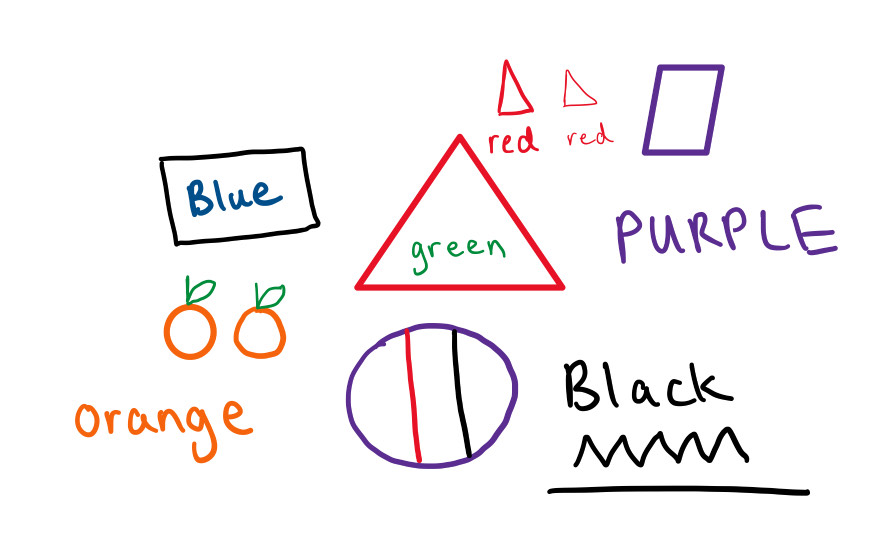
#> input picture color_img/mytest.png, 881 x 548 px
$ python driver2.py
#> lines starting #> are read from the running program, lines starting #| are printed output that depends on the picture; after the words box and inside, x2 and y2 are one past the last pixel; in counts of white or black regions, pixels touching at a corner belong together

import subprocess
import os
import cv2
import numpy as np
import pdb
import math
from visual import *
from color import *
import pytesseract    # for text identification (to be implemented)
from scipy.spatial import distance


# Setup directories
input_folder = "../color_img"
output_folder = "../color_output"
src_file = "mytest.png"
gcode_file = src_file.rsplit('.', 1)[0] + ".gcode"
gcode_plotfile = src_file.rsplit('.', 1)[0] + ".png"


if not os.path.exists(output_folder):
    os.makedirs(output_folder)

# user-configurable drawing dimension in pixels
INPUT_WIDTH = 1500
INPUT_HEIGHT = 1500


class GcodeConverter:
    def __init__(self):
        self.M_UP = "M5"     # marker up
        self.M_DOWN = "M3"   # marker down
        self.POSITION = "G0" # robot positioning to starting point (fastest speed)
        self.TRACE = "G1"    # robot tracing a path to next point (slower speed)


    def preprocess(self, image_path):
        """resize, clean, and skeletonize the image"""
        org_img = cv2.imread(image_path)
        if org_img is None:
            raise ValueError(f"Could not load image from {image_path}")

        org_img = cv2.resize(org_img, (INPUT_WIDTH, INPUT_HEIGHT))

        # convert image to gray scale
        gray = cv2.cvtColor(org_img, cv2.COLOR_BGR2GRAY)

        # determine which filter to use based on image quality, Guassian for poorer quality. filter can make image worse
        #blurred = cv2.GaussianBlur(gray, (5,5), 0)
        #blurred = cv2.bilateralFilter(gray, 9, 75, 75)

        # Preferably use threshold. adaptiveThreshold is for photos with poor lighting
        #_, binary = cv2.adaptiveThreshold(gray, 255, cv2.ADAPTIVE_THRESH_GAUSSIAN_C, cv2.THRESH_BINARY_INV, 11, 2 )
        _, binary = cv2.threshold(gray, 210, 255, cv2.THRESH_BINARY_INV)

        # # Connect small gaps to get smoother shapes
        kernel_close = cv2.getStructuringElement(cv2.MORPH_RECT, (2, 2))
        cleaned = cv2.morphologyEx(binary, cv2.MORPH_CLOSE, kernel_close, iterations=1)

        # for clustered text, separate them using this function
        # kernel_open = cv2.getStructuringElement(cv2.MORPH_RECT, (3, 3))
        # cleaned = cv2.morphologyEx(cleaned, cv2.MORPH_OPEN, kernel_open, iterations=1)

        # smooth thinning but removes minor details
        skeleton = cv2.ximgproc.thinning(cleaned.astype(np.uint8), thinningType=cv2.ximgproc.THINNING_ZHANGSUEN)
        return skeleton, org_img


    def sort_contours(self, contours, row_height_threshold=50):
        """sort contours from top to bottom, left to right"""

        # Get the height and width for each contour
        bounding_boxes = [cv2.boundingRect(cnt) for cnt in contours]

        # sorts the contours based on increasing order of Y coordinates (top to bottom)
        contours_with_boxes = list(zip(contours, bounding_boxes))
        contours_with_boxes.sort(key=lambda x: x[1][1])

        # Group contours into rows
        rows = []
        current_row = []
        current_y = contours_with_boxes[0][1][1] if contours_with_boxes else 0

        for cnt, (x, y, w, h) in contours_with_boxes:
            if abs(y - current_y) > row_height_threshold:
                # New row if new contour's y coordinate is higher than current row
                if current_row:
                    rows.append(current_row)
                current_row = [(cnt, (x, y, w, h))]
                current_y = y
            else:
                # Same row
                current_row.append((cnt, (x, y, w, h)))

        if current_row:
            rows.append(current_row)

        sorted_contours = []
        sorted_boxes = []

        # Sort by increasing order of X within the same row
        for row in rows:
            row.sort(key=lambda x: x[1][0])
            for cnt, box in row:
                sorted_contours.append(cnt)
                sorted_boxes.append(box)

        return sorted_contours, sorted_boxes


    def remove_contour_duplicates(self, contours):
        processed = set()
        keep_indices = []

        for i in range(len(contours)):
            if i in processed:
                continue

            keep_indices.append(i)
            current_contour = contours[i]

            # Compare with all other contours
            for j in range(i + 1, len(contours)):
                if j in processed:
                    continue

                if self.is_bbox_duplicate(current_contour, contours[j]):
                    processed.add(j)

        return [contours[i] for i in keep_indices]


    def is_bbox_duplicate(self, contourA, contourB):
        """Check for contour duplicates by comparing their bounding boxes"""

        px, py, pw, ph = cv2.boundingRect(contourA)
        cx, cy, cw, ch = cv2.boundingRect(contourB)

        # Calculate overlap and size ratios
        overlap_A = max(0, min(px + pw, cx + cw) - max(px, cx))
        overlap_B = max(0, min(py + ph, cy + ch) - max(py, cy))
        overlap_area = overlap_A * overlap_B

        areaA= pw * ph
        areaB = cw * ch

        # If child mostly overlaps parent and has similar size, it's a duplicate
        overlap_ratio = overlap_area / areaB if areaB > 0 else 0
        size_ratio = areaB / areaA if areaA > 0 else 0

        return overlap_ratio > 0.8 and size_ratio > 0.6


    # adjustable min_distance threshold
    def remove_close_points(self, points, min_distance=2.0):
        """Remove close points after approxPolyDP"""

        if len(points) < 3:
            return points

        filtered_points = [points[0]]  # Always keep first point

        for i in range(1, len(points)):
            current_point = points[i]
            last_kept_point = filtered_points[-1]

            distance = np.sqrt(np.sum((current_point - last_kept_point) ** 2))

            if distance >= min_distance:
                filtered_points.append(current_point)
            # else: skip this point (too close)

        return np.array(filtered_points)


    def image_to_gcode(self, image_path, output_file, threshold_Closed = 0.3, precision=0.007):
        """wwrite gcode to output file"""

        # process the image to get clean contours
        processed_img, org_img = self.preprocess(image_path)

        # Find contours using RETR_TREE (detects nested contours)
        contours, _ = cv2.findContours(processed_img, cv2.RETR_TREE, cv2.CHAIN_APPROX_NONE)

        # filter out small contours
        contours = [c for c in contours if len(c) > 3]

        # remove inner regions that are almost identical to the parent in the hierarchy
        contours = self.remove_contour_duplicates(contours)

        # sort the contours from left to right, top to bottom
        contours, b_boxes = self.sort_contours(contours)

        # assign colors to all contours
        color_contours = assignColors(org_img, contours)


        # Open file for writing
        with open(output_file, 'w') as f:
            f.write("G90\n")  # Move to origin (0,0) at top left corner

            print(f"Found {len(color_contours)} contours")

            for i, item in enumerate(color_contours):
                color = item['color']
                contour = item['contour']

                # check if the contour is closed or open path.
                points = contour.reshape(-1, 2)
                start = points[0]
                end = points[-1]
                distance = np.linalg.norm(start - end)

                # if distance between start and end is close, close the path
                x, y, w, h = cv2.boundingRect(contour)
                contour_size = np.linalg.norm([w, h])
                threshold = contour_size * threshold_Closed
                isClosed = False
                if distance < threshold:
                    isClosed = True

                # simplify the points in the contour
                perimeter = cv2.arcLength(contour, True)
                epsilon = precision * perimeter         # (adjustable for shape precision)
                simplified = cv2.approxPolyDP(contour, epsilon, True)
                points = simplified.reshape(-1, 2)

                if len(points) < 2: # ignore single pixels
                    continue

                # remove close points after simplification
                points = self.remove_close_points(points)

                f.write(f"Contour {i+1}\n")
                f.write(f"Color {color}\n")

                # Move to first point (marker up)
                f.write(f"G0 X{points[0][0]} Y{points[0][1]}\n")

                # Marker down, draw the contour
                f.write(f"{self.M_DOWN}\n")
                for point in points[1:]:
                    f.write(f"G1 X{point[0]} Y{point[1]}\n")

                if isClosed:      # connect end to start if closed path
                    f.write(f"G1 X{points[0][0]} Y{points[0][1]}\n")

                f.write(f"{self.M_UP}\n")
                f.write("\n")

            f.write("M30\n")      # end of drawing, program completes

        print(f"G-code successfully written to {output_file}")
        return output_file


def main():
    converter = GcodeConverter()

    try:

        image_path = f"{input_folder}/{src_file}"
        output_file = converter.image_to_gcode(image_path, f"{output_folder}/{gcode_file}")
#> in preprocess, org_img is the input picture: shape (548, 881, 3); mean B, G, R 243.8, 242.8, 246.6
#> in preprocess, `org_img = cv2.resize(org_img, (INPUT_WIDTH, INPUT_HEIGHT))`:
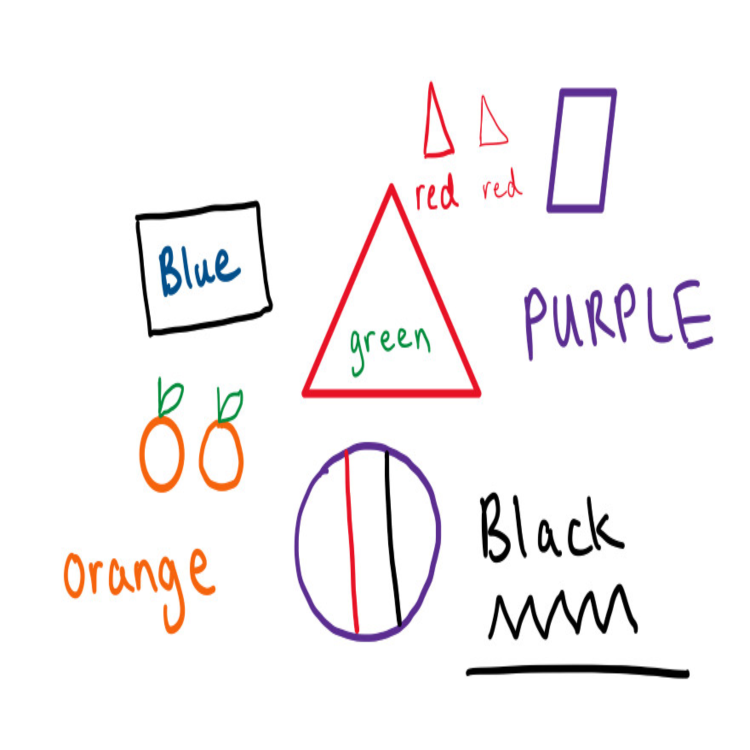
#> org_img: shape (1500, 1500, 3) (shown at 1/2 size); mean B, G, R 243.7, 242.8, 246.6
#> in preprocess, `gray = cv2.cvtColor(org_img, cv2.COLOR_BGR2GRAY)`:
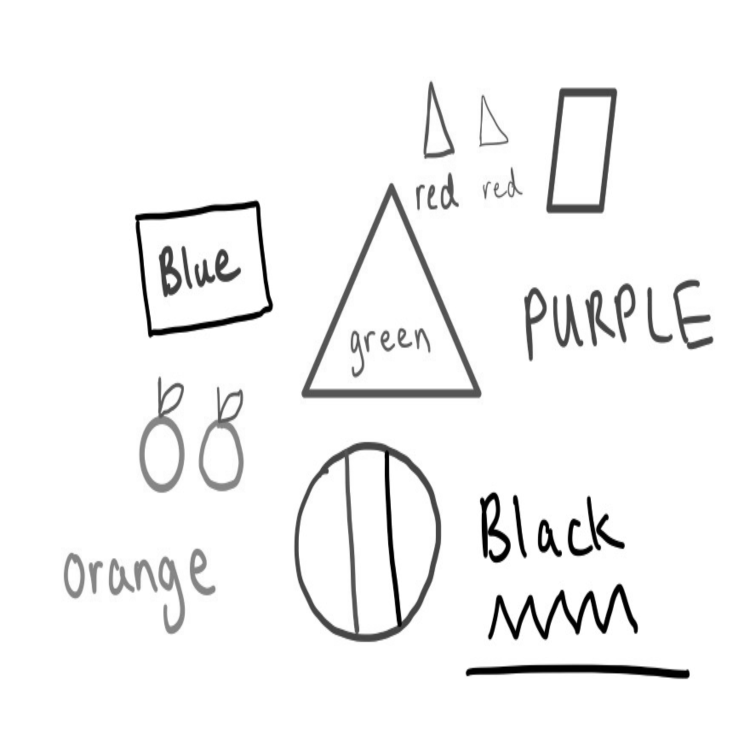
#> gray: shape (1500, 1500) (shown at 1/2 size); min 0, max 255, mean 244.1
#> in preprocess, `_, binary = cv2.threshold(gray, 210, 255, cv2.THRESH_BINARY_INV)`:
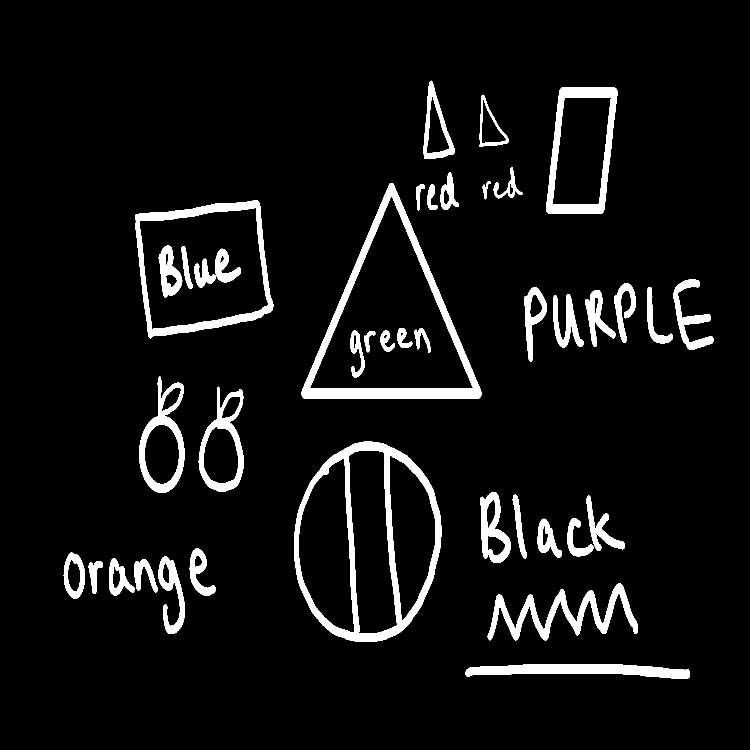
#> binary: shape (1500, 1500) (shown at 1/2 size); 6.5% white; 41 white regions, largest, box (x1, y1, x2, y2) and area: (588, 883, 883, 1284) 21354, (602, 366, 964, 797) 18574, (270, 400, 547, 677) 11703
#> in preprocess, `cleaned = cv2.morphologyEx(binary, cv2.MORPH_CLOSE, kernel_close, iter..`:
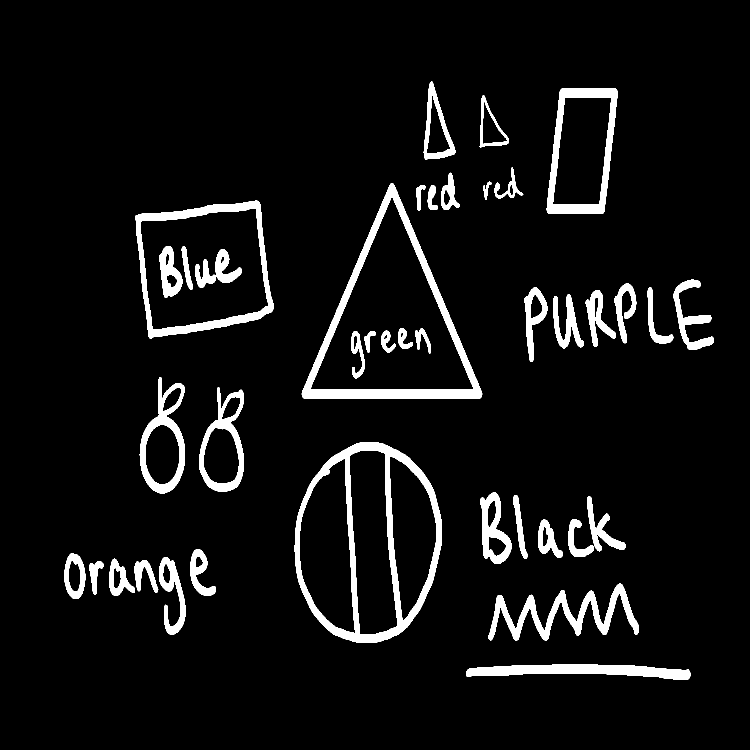
#> cleaned: shape (1500, 1500) (shown at 1/2 size); 6.5% white; 40 white regions, largest, box (x1, y1, x2, y2) and area: (589, 884, 884, 1285) 21358, (603, 367, 965, 798) 18574, (271, 401, 548, 678) 11704
#> in preprocess, `skeleton = cv2.ximgproc.thinning(cleaned.astype(np.uint8), thinningTyp..`:
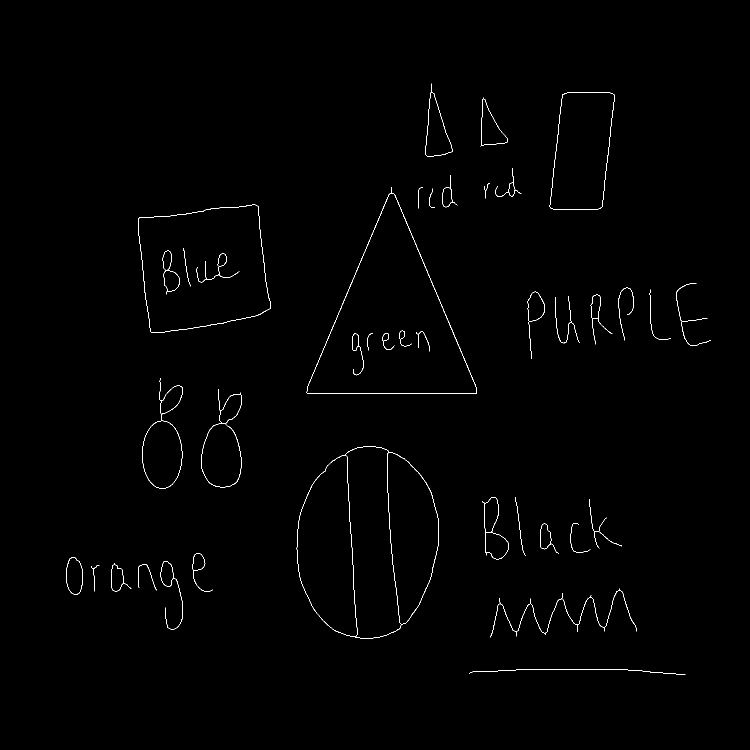
#> skeleton: shape (1500, 1500) (shown at 1/2 size); 0.54% white in thin lines or dots, all inside (x1, y1, x2, y2) = (132, 167, 1422, 1350)
#> in image_to_gcode, `contours, _ = cv2.findContours(processed_img, cv2.RETR_TREE, cv2.CHAIN..`: contours = 69 contours, 16 with area under 20; largest, box (x1, y1, x2, y2) and area: (593, 893, 878, 1277) 85300, (613, 374, 954, 788) 71731, (613, 386, 954, 788) 71570, (276, 409, 542, 666) 54872, (276, 409, 542, 666) 54844
#> the loop in remove_contour_duplicates, `for i in range(len(contours)):` made 69 passes
#> the loop in sort_contours, `for cnt, (x, y, w, h) in contours_with_boxes:` made 60 passes
#> (x, y, w, h) on passes 1 to 12: (850, 167, 55, 146), (1099, 185, 130, 234), (961, 195, 55, 98), (991, 336, 52, 58), (884, 350, 31, 65), (1017, 365, 14, 28), (968, 366, 12, 31), (836, 374, 10, 43), (613, 374, 341, 414), (884, 375, 21, 40), (859, 377, 11, 39), (276, 409, 266, 257)
#> the loop in sort_contours, `for row in rows:` made 13 passes
        print(f"G-code saved to: {output_file}")
        visualize_gcode(output_file, gcode_plotfile)

    except Exception as e:
        print(f"Error with custom image: {e}")


if __name__ == "__main__":
    main()

$ run again, with color_img/correct-text.png copied over color_img/mytest.png
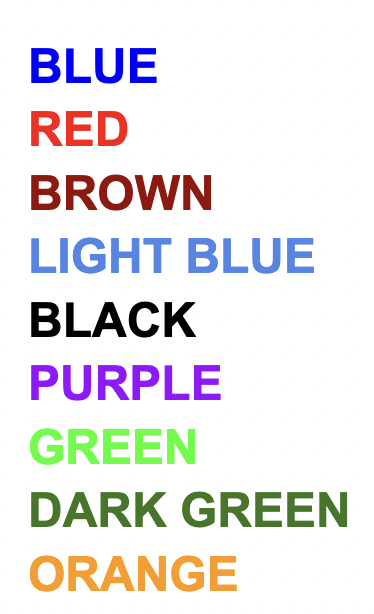
#> input picture color_img/correct-text.png, 374 x 614 px
#> in preprocess, org_img is the input picture: shape (614, 374, 3); mean B, G, R 233.7, 232.8, 235.2
#> org_img: shape (1500, 1500, 3)
#> in preprocess, `_, binary = cv2.threshold(gray, 210, 255, cv2.THRESH_BINARY_INV)`:
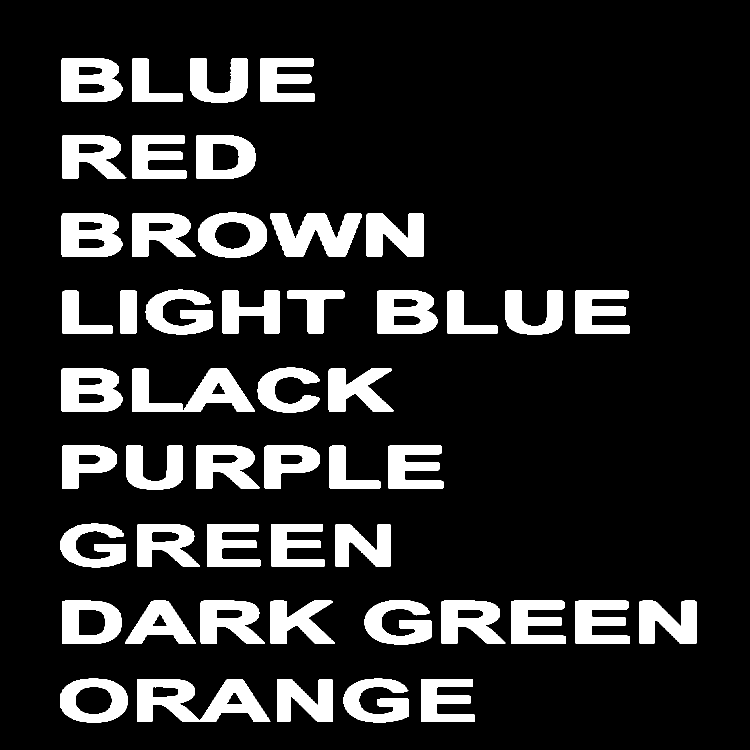
#> binary: shape (1500, 1500) (shown at 1/2 size); 14.9% white; 50 white regions, largest, box (x1, y1, x2, y2) and area: (274, 1358, 541, 1444) 12786, (264, 737, 510, 824) 10545, (540, 427, 724, 514) 9805
#> cleaned: shape (1500, 1500); 14.9% white; 50 white regions, largest, box (x1, y1, x2, y2) and area: (275, 1359, 542, 1445) 12786, (265, 738, 511, 825) 10547, (541, 428, 725, 515) 9807
#> in preprocess, `skeleton = cv2.ximgproc.thinning(cleaned.astype(np.uint8), thinningTyp..`:
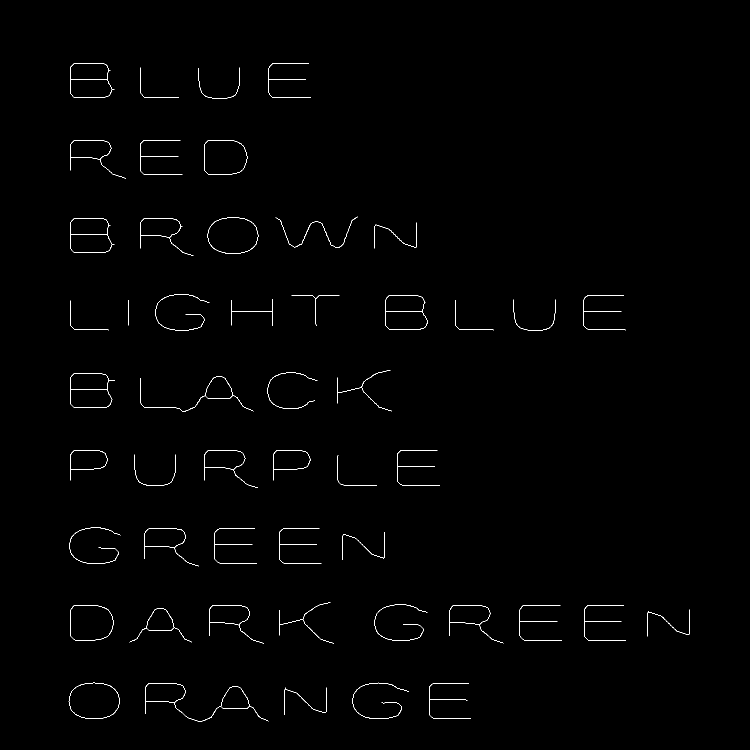
#> skeleton: shape (1500, 1500) (shown at 1/2 size); 0.59% white in thin lines or dots, all inside (x1, y1, x2, y2) = (137, 126, 1379, 1443)
#> contours = 74 contours, 27 with area under 20; largest, box (x1, y1, x2, y2) and area: (415, 435, 517, 508) 5934, (137, 1365, 240, 1438) 5927, (137, 1365, 240, 1438) 5908, (415, 435, 517, 508) 5906, (141, 1210, 227, 1281) 5334
#> the loop in remove_contour_duplicates, `for i in range(len(contours)):` made 74 passes
#> the loop in sort_contours, `for cnt, (x, y, w, h) in contours_with_boxes:` made 68 passes
#> (x, y, w, h) on passes 1 to 8: (537, 126, 85, 70), (140, 126, 89, 70), (140, 126, 78, 34), (397, 135, 83, 62), (281, 135, 77, 61), (140, 158, 85, 38), (409, 280, 86, 70), (280, 280, 85, 70)
#> the loop in sort_contours, `for row in rows:` made 9 passes
